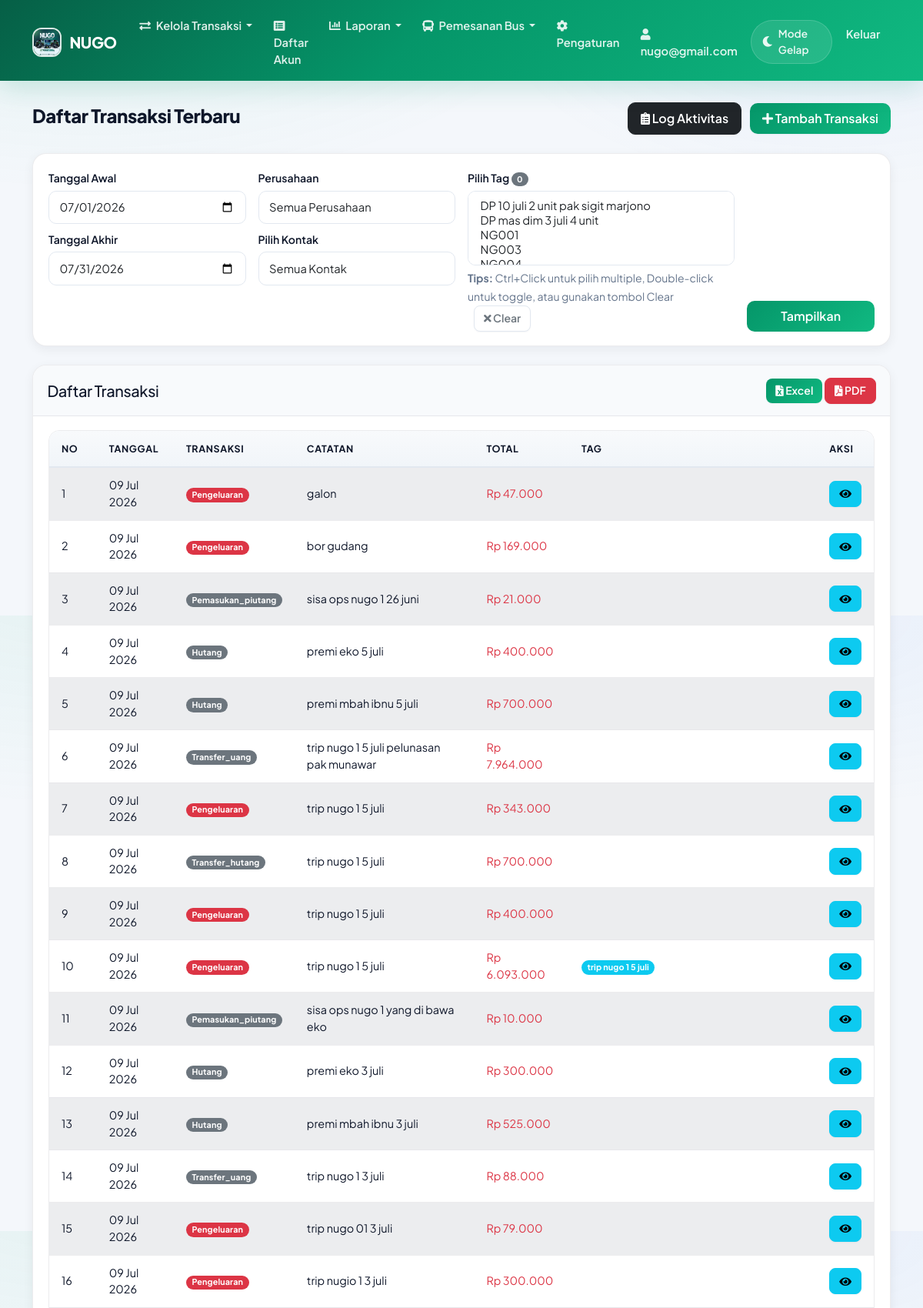
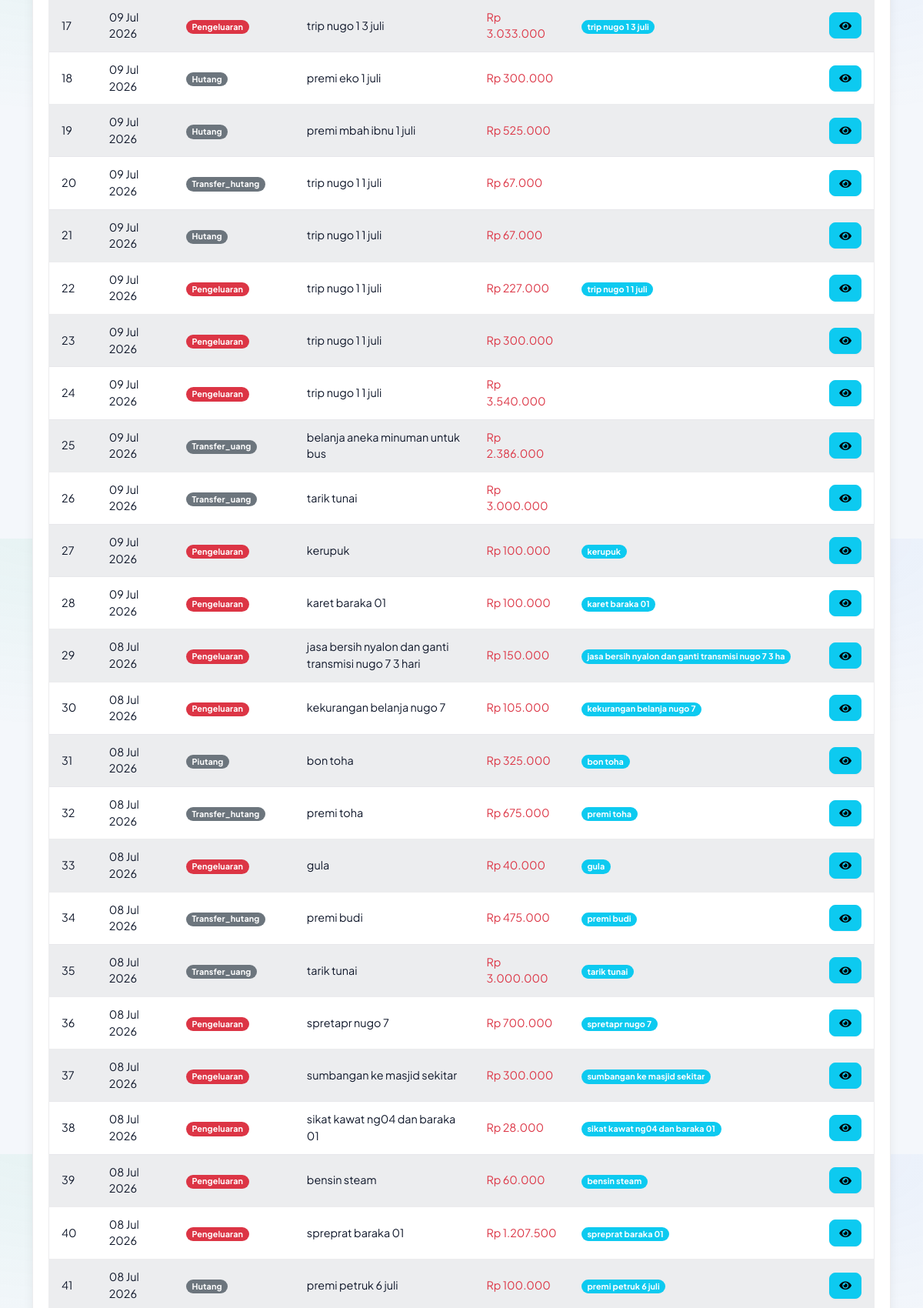
/laporan/transaksi.php (signed in, upper part), run on the app's committed database (2 pictures, top to bottom).
### tables this page shows
CREATE TABLE `perusahaan` (
  `id` int(11) NOT NULL,
  `nama` varchar(100) NOT NULL,
  `alamat` text DEFAULT NULL,
  `telepon` varchar(20) DEFAULT NULL,
  `email` varchar(100) DEFAULT NULL,
  `website` varchar(255) DEFAULT NULL COMMENT 'URL website perusahaan',
  `logo` varchar(255) DEFAULT NULL,
  `jenis` enum('regular','premium') NOT NULL DEFAULT 'regular' COMMENT 'Jenis akun perusahaan',
  `deskripsi` text DEFAULT NULL,
  `created_at` timestamp NOT NULL DEFAULT current_timestamp()
);

CREATE TABLE `users` (
  `id` int(11) NOT NULL,
  `username` varchar(50) NOT NULL,
  `password` varchar(255) NOT NULL,
  `nama_lengkap` varchar(100) NOT NULL,
  `email` varchar(100) DEFAULT NULL,
  `no_hp` varchar(20) DEFAULT NULL,
  `alamat` text DEFAULT NULL,
  `foto_profil` varchar(255) DEFAULT NULL,
  `id_perusahaan` int(11) DEFAULT NULL,
  `default_company` int(11) DEFAULT NULL,
  `created_at` timestamp NOT NULL DEFAULT current_timestamp()
);

CREATE TABLE `transaksi` (
  `id` int(11) NOT NULL,
  `tanggal` date NOT NULL,
  `id_akun_debit` int(11) NOT NULL,
  `id_akun_kredit` int(11) NOT NULL,
  `keterangan` text NOT NULL,
  `jenis` enum('pemasukan','pengeluaran','hutang','piutang','tanam_modal','tarik_modal','transfer_uang','pemasukan_piutang','transfer_hutang') NOT NULL,
  `jumlah` decimal(15,2) NOT NULL,
  `pajak` decimal(5,2) NOT NULL,
  `bunga` decimal(5,2) NOT NULL,
  `total` decimal(15,2) NOT NULL,
  `file_lampiran` varchar(255) DEFAULT NULL,
  `penanggung_jawab` text DEFAULT NULL,
  `tag` varchar(50) DEFAULT NULL,
  `created_by` int(11) NOT NULL,
  `id_perusahaan` int(11) DEFAULT NULL,
  `created_at` timestamp NOT NULL DEFAULT current_timestamp()
);

### laporan/transaksi.php (the view, shortened to what the rows shown need)
<?php
require_once '../config/database.php';
require_once '../config/functions.php';
$tanggal_awal = isset($_GET['tanggal_awal']) ? $_GET['tanggal_awal'] : date('Y-m-01');
$tanggal_akhir = isset($_GET['tanggal_akhir']) ? $_GET['tanggal_akhir'] : date('Y-m-t');
$stmt_company = $db->prepare("SELECT default_company FROM users WHERE id = ?");
$stmt_company->execute([$_SESSION['user_id']]);
$user_data = $stmt_company->fetch();
$id_perusahaan = $user_data['default_company'];
$filter_perusahaan = $id_perusahaan;
$sql = "SELECT t.*,
        ad.kode_akun as kode_akun_debit, ad.nama_akun as nama_akun_debit,
        ak.kode_akun as kode_akun_kredit, ak.nama_akun as nama_akun_kredit
        FROM transaksi t
        LEFT JOIN akun ad ON t.id_akun_debit = ad.id
        LEFT JOIN akun ak ON t.id_akun_kredit = ak.id
        WHERE t.tanggal BETWEEN :tanggal_awal AND :tanggal_akhir
        AND t.id_perusahaan = :id_perusahaan";
$params = [
    ':tanggal_awal' => $tanggal_awal,
    ':tanggal_akhir' => $tanggal_akhir,
    ':id_perusahaan' => $filter_perusahaan
];
$sql .= " ORDER BY t.tanggal DESC, t.id DESC";
$stmt = $db->prepare($sql);
$stmt->execute($params);
$transaksi_list = $stmt->fetchAll();
include '../templates/header.php';
?>
<div class="container mt-4">
    <div class="d-flex justify-content-between align-items-center mb-4">
        <h2>Daftar Transaksi Terbaru</h2>
    </div>
    <div class="card">
        <div class="card-body">
            <div class="table-responsive">
                <table class="table table-striped table-hover">
                    <thead>
                        <tr>
                            <th>No</th>
                            <th>Tanggal</th>
                            <th>Transaksi</th>
                            <th>Catatan</th>
                            <th>Total</th>
                            <th>Tag</th>
                            <th>Aksi</th>
                        </tr>
                    </thead>
                    <tbody>
                        <?php if (empty($transaksi_list)): ?>
                            <tr>
                                <td colspan="7" class="text-center">Tidak ada data transaksi</td>
                            </tr>
                        <?php else: ?>
                            <?php $no = 1;
                            foreach ($transaksi_list as $transaksi): ?>
                                <tr>
                                    <td><?= $no++ ?></td>
                                    <td><?= date('d M Y', strtotime($transaksi['tanggal'])) ?><br>
                                    </td>
                                    <td>
                                        <span class="badge <?= getJenisBadgeClass($transaksi['jenis']) ?>">
                                            <?= ucfirst($transaksi['jenis']) ?>
                                        </span>
                                    </td>
                                    <td><?= htmlspecialchars($transaksi['keterangan']) ?></td>
                                    <td class="<?= $transaksi['jenis'] == 'pemasukan' ? 'text-success' : 'text-danger' ?>">
                                        <?= formatRupiah($transaksi['jumlah']) ?>
                                    </td>
                                    <td>
                                        <?php if (!empty($transaksi['tag'])): ?>
                                            <?php
                                            $tag_array = array_map('trim', explode(',', $transaksi['tag']));
                                            foreach ($tag_array as $single_tag): ?>
                                                <span class="badge bg-info me-1"><?= htmlspecialchars($single_tag) ?></span>
                                            <?php endforeach; ?>
                                        <?php endif; ?>
                                    </td>
                                    <td>
                                        <a href="../transaksi/index.php?id=<?= $transaksi['id'] ?>" class="btn btn-sm btn-info">
                                            <i class="fas fa-eye"></i>
                                        </a>
                                    </td>
                                </tr>
                            <?php endforeach; ?>
                        <?php endif; ?>
                                        </tbody>
                </table>
            </div>
        </div>
    </div>
</div>
<?php
function getJenisBadgeClass($jenis)
{
    switch ($jenis) {
        case 'pemasukan':
            return 'bg-success';
        case 'pengeluaran':
            return 'bg-danger';
        default:
            return 'bg-secondary';
    }
}
?>
<?php
include '../templates/footer.php';
?>

### templates/header.php (shortened to what the rows shown need)
<!DOCTYPE html>
<html lang="id" data-theme="light">
<head>
    <link href="https://cdn.jsdelivr.net/npm/bootstrap@5.1.3/dist/css/bootstrap.min.css" rel="stylesheet">
    <link href="https://cdnjs.cloudflare.com/ajax/libs/font-awesome/5.15.4/css/all.min.css" rel="stylesheet">
    <?php
    $sikeu_theme_ver = @filemtime(__DIR__ . '/../assets/css/sikeu-theme.css') ?: time();
    $sikeu_dark_ver = @filemtime(__DIR__ . '/../assets/css/dark-mode.css') ?: time();
    $sikeu_style_ver = @filemtime(__DIR__ . '/../assets/css/style.css') ?: time();
    ?>
    <link href="/assets/css/sikeu-theme.css?v=<?= $sikeu_theme_ver ?>" rel="stylesheet">
    <link href="/assets/css/dark-mode.css?v=<?= $sikeu_dark_ver ?>" rel="stylesheet">
    <link rel="stylesheet" href="/assets/css/style.css?v=<?= $sikeu_style_ver ?>">
    <link rel="stylesheet" href="https://unpkg.com/leaflet@1.7.1/dist/leaflet.css" />
</head>
<body class="sikeu-app">
    <nav class="navbar navbar-expand-lg navbar-dark sikeu-navbar">
        <div class="container">
            <a class="navbar-brand" href="/index.php">
                <?php
                $logo_path = '/assets/img/logo.jpg';
                if (isset($_SESSION['user_id']) && isset($db)) {
                    $user_id = $_SESSION['user_id'];
                    $stmt = $db->prepare("SELECT default_company FROM users WHERE id = ?");
                    $stmt->execute([$user_id]);
                    $user_data = $stmt->fetch();
                    $default_company_id = $user_data['default_company'] ?? null;
                    if ($default_company_id) {
                        $stmt = $db->prepare("SELECT logo, nama FROM perusahaan WHERE id = ?");
                        $stmt->execute([$default_company_id]);
                        $perusahaan = $stmt->fetch();
                        if ($perusahaan && !empty($perusahaan['logo'])) {
                            $logo_path = '/' . $perusahaan['logo'];
                        }
                    }
                }
                ?>
                <img src="<?php echo htmlspecialchars($logo_path); ?>" alt="Logo" />
                <?php
                if (isset($perusahaan) && !empty($perusahaan['nama'])) {
                    echo htmlspecialchars($perusahaan['nama']);
                } else {
                    echo "SiKeu";
                }
                ?>
            </a>
            <div class="collapse navbar-collapse" id="navbarNav">
                <ul class="navbar-nav me-auto">
                </ul>
                <ul class="navbar-nav">
                    <?php if (isset($_SESSION['user_id'])) :
                        $stmt = $db->prepare("SELECT * FROM users WHERE id = ?");
                        $stmt->execute([$_SESSION['user_id']]);
                        $user = $stmt->fetch();
                        $username = $user['username'] ?? 'Pengguna';
                    ?>
                        <li class="nav-item">
                            <a class="nav-link" href="/pengaturan/profil.php">
                                <i class="fas fa-user me-1"></i>
                                <span><?php echo htmlspecialchars($username); ?></span>
                            </a>
                        </li>
                        <li class="nav-item d-flex align-items-center px-1">
                            <div class="sikeu-theme-switch" onclick="toggleTheme()" role="button" tabindex="0" aria-label="Toggle theme">
                                <i class="fas fa-moon"></i>
                                <span class="d-none d-lg-inline">Mode Gelap</span>
                            </div>
                        </li>
                        <li class="nav-item">
                            <a class="nav-link" href="/logout.php">Keluar</a>
                        </li>
                    <?php endif; ?>
                </ul>
            </div>
        </div>
    </nav>

### data on the page
perusahaan: logo (picture), nama "NUGO"
users: username "nugo@gmail.com"
transaksi: tanggal "09 Jul 2026", jenis "Pengeluaran", keterangan "galon", jumlah "Rp 47.000"
transaksi: tanggal "09 Jul 2026", jenis "Pengeluaran", keterangan "bor gudang", jumlah "Rp 169.000"
transaksi: tanggal "09 Jul 2026", jenis "Pemasukan_piutang", keterangan "sisa ops nugo 1 26 juni", jumlah "Rp 21.000"
transaksi: tanggal "09 Jul 2026", jenis "Hutang", keterangan "premi eko 5 juli", jumlah "Rp 400.000"
transaksi: tanggal "09 Jul 2026", jenis "Hutang", keterangan "premi mbah ibnu 5 juli", jumlah "Rp 700.000"
transaksi: tanggal "09 Jul 2026", jenis "Transfer_uang", keterangan "trip nugo 1 5 juli pelunasan pak munawar", jumlah "Rp 7.964.000"
transaksi: tanggal "09 Jul 2026", jenis "Pengeluaran", keterangan "trip nugo 1 5 juli", jumlah "Rp 343.000"
transaksi: tanggal "09 Jul 2026", jenis "Transfer_hutang", keterangan "trip nugo 1 5 juli", jumlah "Rp 700.000"
transaksi: tanggal "09 Jul 2026", jenis "Pengeluaran", keterangan "trip nugo 1 5 juli", jumlah "Rp 400.000"
transaksi: tanggal "09 Jul 2026", jenis "Pengeluaran", keterangan "trip nugo 1 5 juli", jumlah "Rp 6.093.000", tag "trip nugo 1 5 juli"
transaksi: tanggal "09 Jul 2026", jenis "Pemasukan_piutang", keterangan "sisa ops nugo 1 yang di bawa eko", jumlah "Rp 10.000"
transaksi: tanggal "09 Jul 2026", jenis "Hutang", keterangan "premi eko 3 juli", jumlah "Rp 300.000"
transaksi: tanggal "09 Jul 2026", jenis "Hutang", keterangan "premi mbah ibnu 3 juli", jumlah "Rp 525.000"
transaksi: tanggal "09 Jul 2026", jenis "Transfer_uang", keterangan "trip nugo 1 3 juli", jumlah "Rp 88.000"
transaksi: tanggal "09 Jul 2026", jenis "Pengeluaran", keterangan "trip nugo 01 3 juli", jumlah "Rp 79.000"
transaksi: tanggal "09 Jul 2026", jenis "Pengeluaran", keterangan "trip nugio 1 3 juli", jumlah "Rp 300.000"
transaksi: tanggal "09 Jul 2026", jenis "Pengeluaran", keterangan "trip nugo 1 3 juli", jumlah "Rp 3.033.000", tag "trip nugo 1 3 juli"
transaksi: tanggal "09 Jul 2026", jenis "Hutang", keterangan "premi eko 1 juli", jumlah "Rp 300.000"
transaksi: tanggal "09 Jul 2026", jenis "Hutang", keterangan "premi mbah ibnu 1 juli", jumlah "Rp 525.000"
transaksi: tanggal "09 Jul 2026", jenis "Transfer_hutang", keterangan "trip nugo 1 1 juli", jumlah "Rp 67.000"
transaksi: tanggal "09 Jul 2026", jenis "Hutang", keterangan "trip nugo 1 1 juli", jumlah "Rp 67.000"
transaksi: tanggal "09 Jul 2026", jenis "Pengeluaran", keterangan "trip nugo 1 1 juli", jumlah "Rp 227.000", tag "trip nugo 1 1 juli"
transaksi: tanggal "09 Jul 2026", jenis "Pengeluaran", keterangan "trip nugo 1 1 juli", jumlah "Rp 300.000"
transaksi: tanggal "09 Jul 2026", jenis "Pengeluaran", keterangan "trip nugo 1 1 juli", jumlah "Rp 3.540.000"
transaksi: tanggal "09 Jul 2026", jenis "Transfer_uang", keterangan "belanja aneka minuman untuk bus", jumlah "Rp 2.386.000"
transaksi: tanggal "09 Jul 2026", jenis "Transfer_uang", keterangan "tarik tunai", jumlah "Rp 3.000.000"
transaksi: tanggal "09 Jul 2026", jenis "Pengeluaran", keterangan "kerupuk", jumlah "Rp 100.000", tag "kerupuk"
transaksi: tanggal "09 Jul 2026", jenis "Pengeluaran", keterangan "karet baraka 01", jumlah "Rp 100.000", tag "karet baraka 01"
transaksi: tanggal "08 Jul 2026", jenis "Pengeluaran", keterangan "jasa bersih nyalon dan ganti transmisi nugo 7 3 hari", jumlah "Rp 150.000", tag "jasa bersih nyalon dan ganti transmisi nugo 7 3 ha"
transaksi: tanggal "08 Jul 2026", jenis "Pengeluaran", keterangan "kekurangan belanja nugo 7", jumlah "Rp 105.000", tag "kekurangan belanja nugo 7"
transaksi: tanggal "08 Jul 2026", jenis "Piutang", keterangan "bon toha", jumlah "Rp 325.000", tag "bon toha"
transaksi: tanggal "08 Jul 2026", jenis "Transfer_hutang", keterangan "premi toha", jumlah "Rp 675.000", tag "premi toha"
transaksi: tanggal "08 Jul 2026", jenis "Pengeluaran", keterangan "gula", jumlah "Rp 40.000", tag "gula"
transaksi: tanggal "08 Jul 2026", jenis "Transfer_hutang", keterangan "premi budi", jumlah "Rp 475.000", tag "premi budi"
transaksi: tanggal "08 Jul 2026", jenis "Transfer_uang", keterangan "tarik tunai", jumlah "Rp 3.000.000", tag "tarik tunai"
transaksi: tanggal "08 Jul 2026", jenis "Pengeluaran", keterangan "spretapr nugo 7", jumlah "Rp 700.000", tag "spretapr nugo 7"
transaksi: tanggal "08 Jul 2026", jenis "Pengeluaran", keterangan "sumbangan ke masjid sekitar", jumlah "Rp 300.000", tag "sumbangan ke masjid sekitar"
transaksi: tanggal "08 Jul 2026", jenis "Pengeluaran", keterangan "sikat kawat ng04 dan baraka 01", jumlah "Rp 28.000", tag "sikat kawat ng04 dan baraka 01"
transaksi: tanggal "08 Jul 2026", jenis "Pengeluaran", keterangan "bensin steam", jumlah "Rp 60.000", tag "bensin steam"
transaksi: tanggal "08 Jul 2026", jenis "Pengeluaran", keterangan "spreprat baraka 01", jumlah "Rp 1.207.500", tag "spreprat baraka 01"
transaksi: tanggal "08 Jul 2026", jenis "Hutang", keterangan "premi petruk 6 juli", jumlah "Rp 100.000", tag "premi petruk 6 juli"

### other printed values
count($tags) "0"
